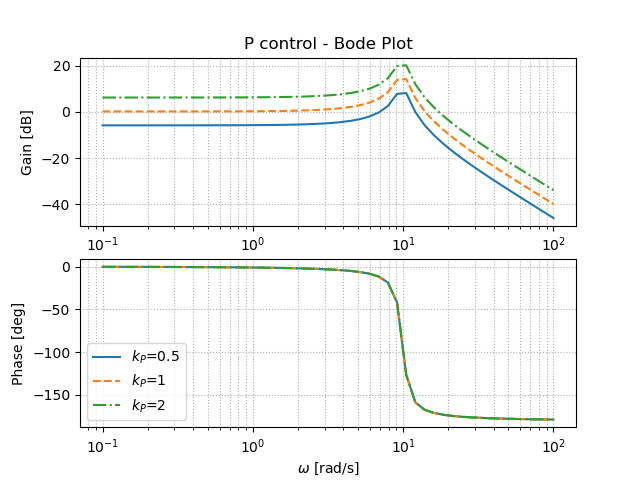

Python code for this plot:
"""
2021/03/26
@Yuya Shimzu

P制御（アーム）
"""
import numpy as np
import matplotlib.pyplot as plt
from control import tf, feedback
from control.matlab import bode, logspace, margin
from tf_arm import arm_tf       #自作関数
#https://qiita.com/Yuya-Shimizu/items/c7b69b4dfd63fb8facfa
from for_plot import linestyle_generator, plot_set, bodeplot_set      #自作関数
#https://qiita.com/Yuya-Shimizu/items/f811317d733ee3f45623

##パラメータ設定
g    =   9.81                  #重力加速度[m/s^2]
l     =   0.2                    #アームの長さ[m]
M   =   0.5                    #アームの質量[kg]
mu =   1.5e-2               #粘性摩擦係数[kg*m^2/s]
J    =   1.0e-2               #慣性モーメント[kg*m^2]

#制御対象
P = arm_tf(J, mu, M, g, l)

#目標値(指示値=refference)
ref = 30        #目標角度30[deg]

#比例ゲイン
kp = (0.5, 1, 2)        #比較のために3つ用意



##P制御を用いたときのステップ応答の描画
LS = linestyle_generator()
fig, ax = plt.subplots(2, 1)
for i in range(len(kp)):
    K = tf([0, kp[i]], [0, 1])  #P制御
    H = P*K  #開ループ系
    gain, phase, w = bode(H, logspace(-1, 2), Plot = False)     #ボード線図

    #ゲイン線図と位相線図
    pltargs = {'ls':next(LS), 'label':f"$k_P$={kp[i]}"}
    ax[0].semilogx(w, 20*np.log10(gain), **pltargs)
    ax[1].semilogx(w, phase*180/np.pi, **pltargs)
    
    #ゲイン余裕，位相余裕，位相交差周波数，ゲイン交差周波数
    print('Kp=', kp[i])
    print('(GM, PM, wpc, wgc)')
    print(margin(H))
    print('--------------------------')
    

ax[0].set_title('P control - Bode Plot')
bodeplot_set(ax, 3)

plt.show()
